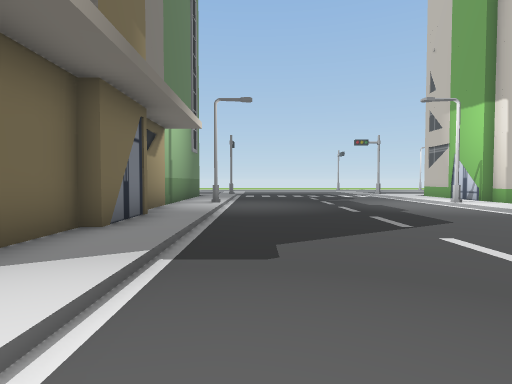
[1] (above)

24 first-person views from a walk through a 3-D level made in the Unity game engine. The camera is 1.5 m above the floor, tilts 2° down and sees 80° across. The floor is counted in squares, 2 m on a side. Each view is taken from the middle of a square. On the plan, view 1 faces up. The plan holds only what a view shows up to about 10 squares ahead; the rest is blank. The place goes on beyond the plan.

[2]
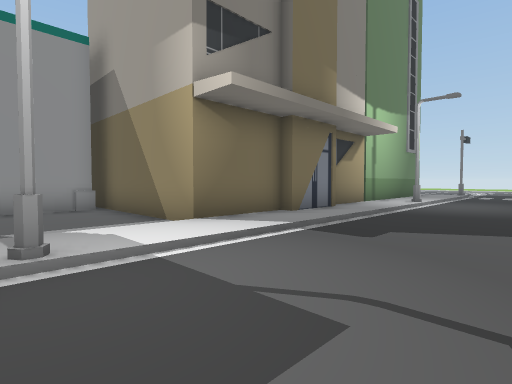

[3]
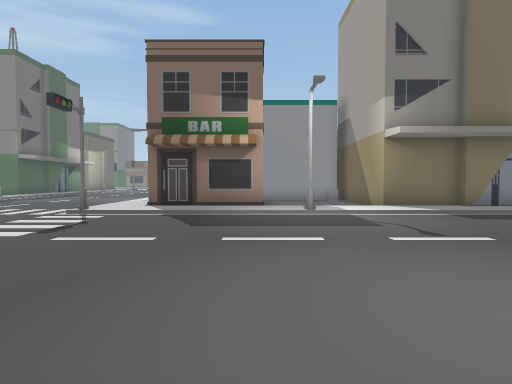

[4]
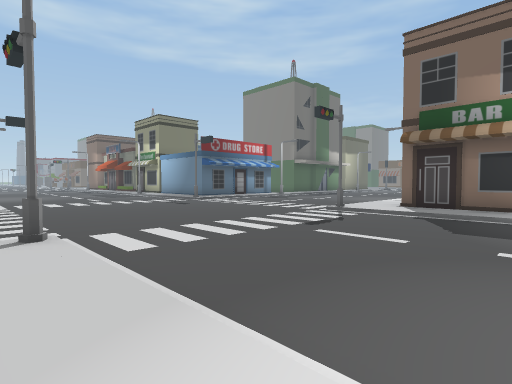

[5]
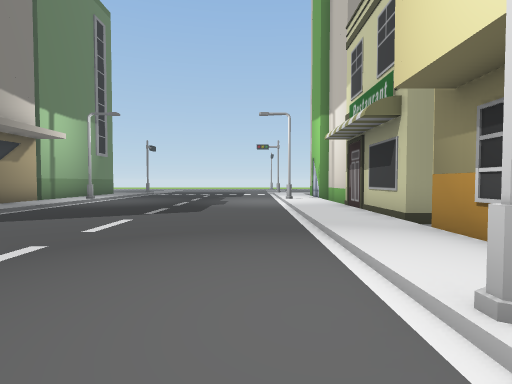

[6]
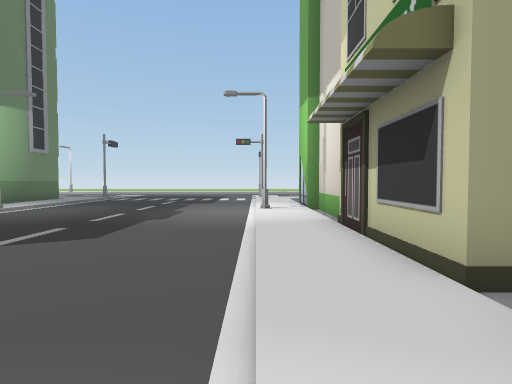

[7]
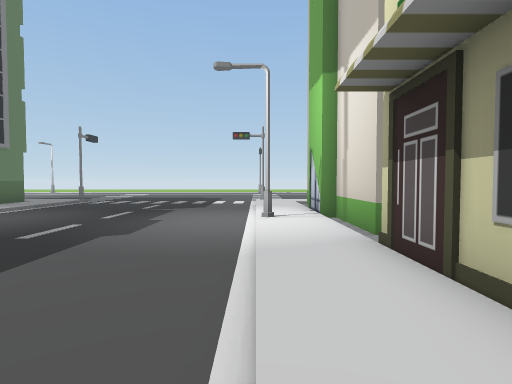

[8]
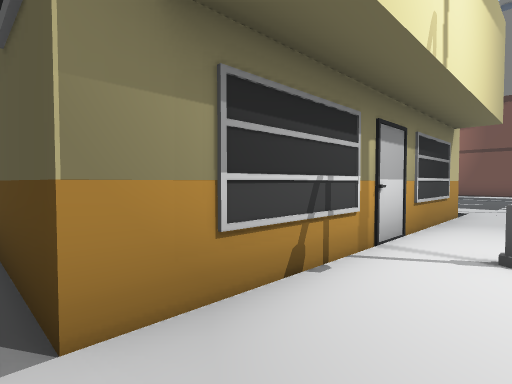

[9]
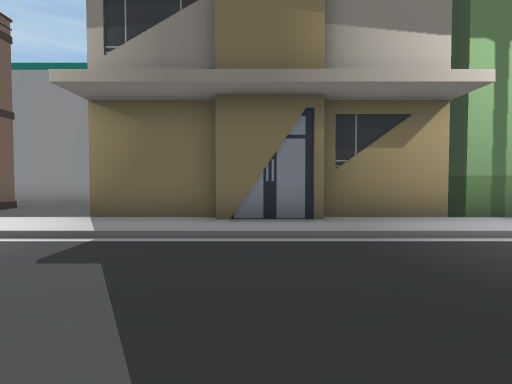

[10]
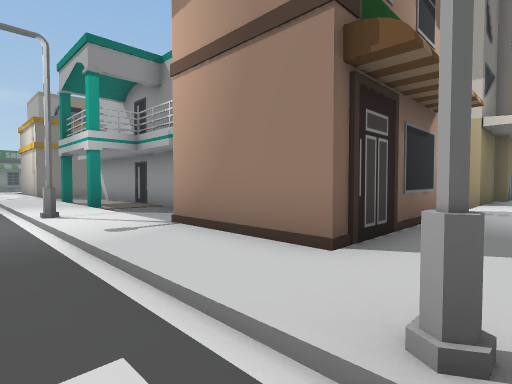

[11]
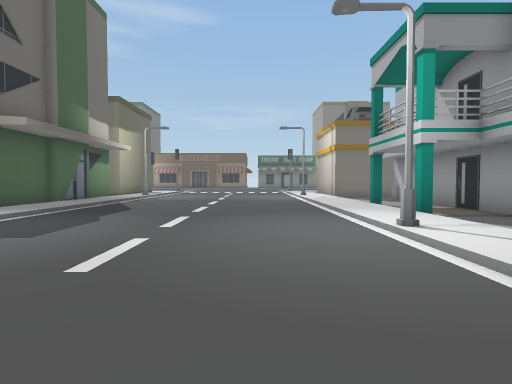

[12]
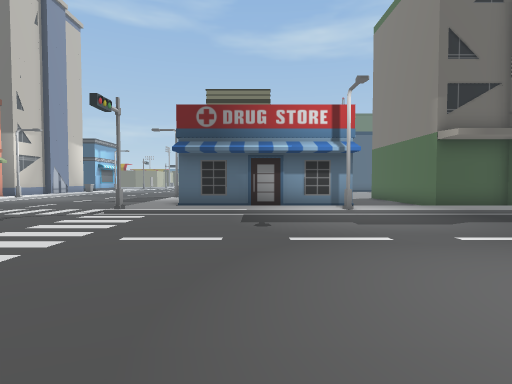

[13]
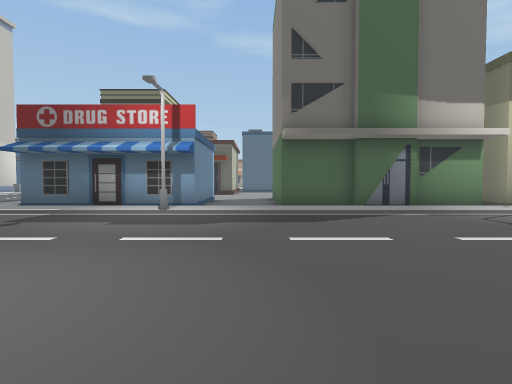

[14]
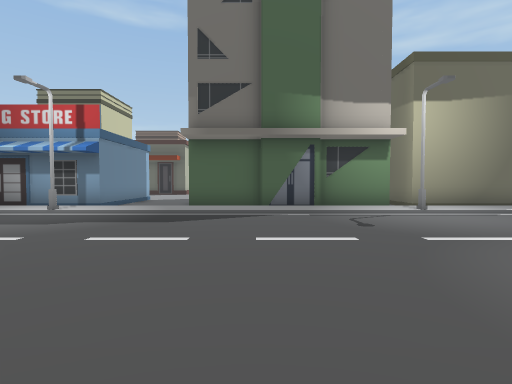

[15]
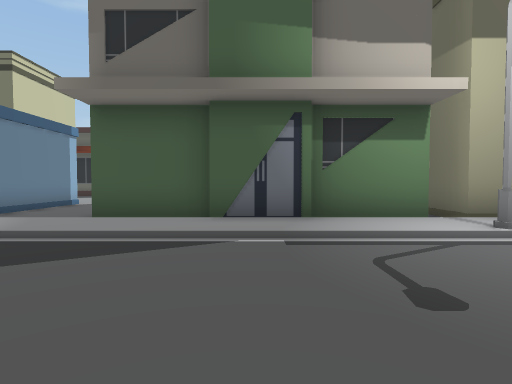

[16]
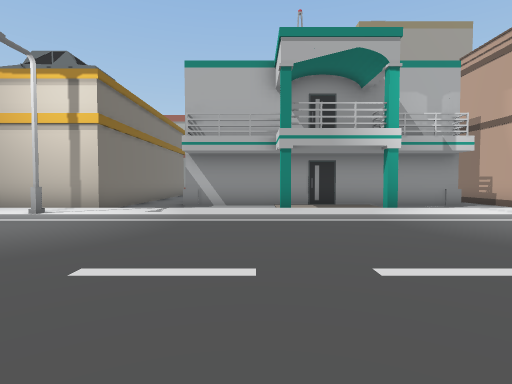

[17]
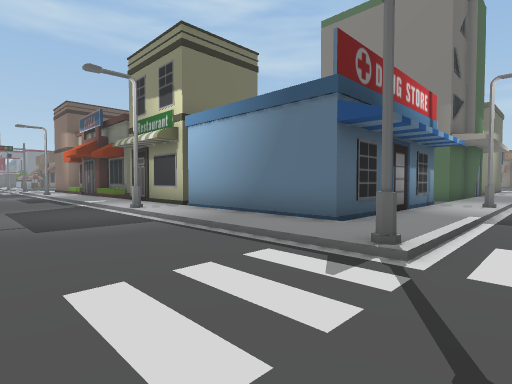

[18]
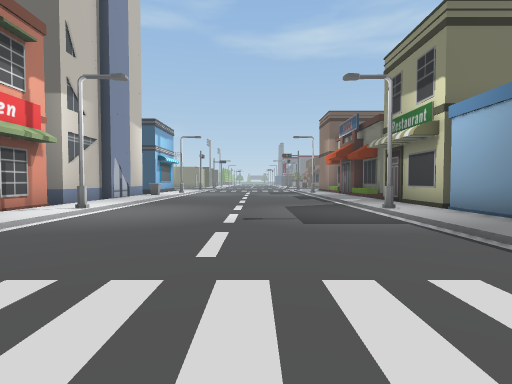

[19]
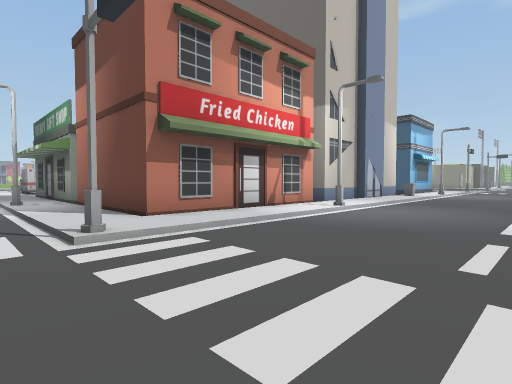

[20]
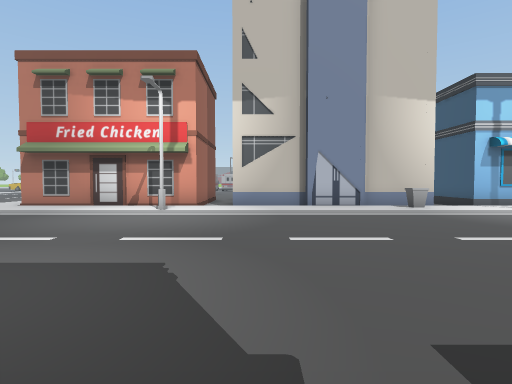

[21]
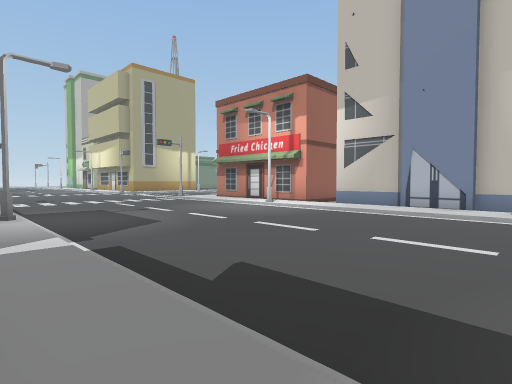

[22]
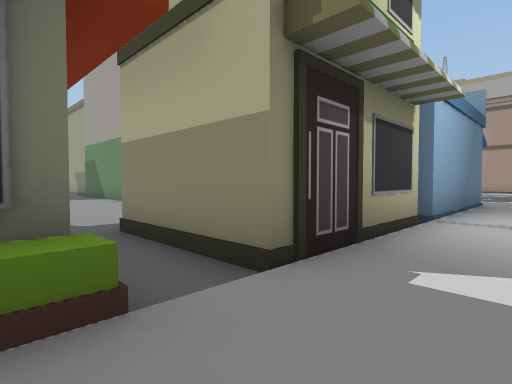

[23]
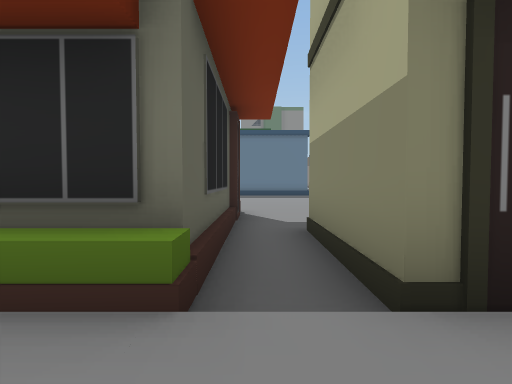

[24]
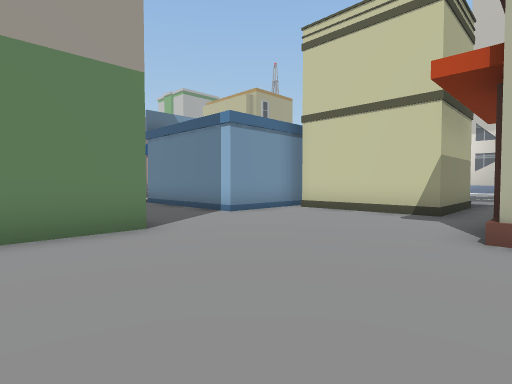

### Floor plan
Key: @ floor where view 1 was taken; # wall or solid block; . main floor; : floor 0.25 m higher than the main floor; / step, stairs or slope; B building; S streetlight; O other object.
Columns run from 17 left of view 1 to 9 right of it. Each row starts with its distance up from view 1.
 10               B:S......S:B
  9               B:/....../:B
  8               B:/....../:B
  7               B:/....../:B
  6               BB/....../:B
  5                B/....../:B
  4               B:/....../:B
  3               B:/....../:..
  2          BBBBBB:/....../:BB
  1           #....:/....../:B
  0           #....:/@...../:B
 -1           #....:S......S:B
 -2           #.###:/....../:B
 -3 B.#########.###:/....../:B
 -4 B...........###:/....../:B
 -5 B    #.#....###:/....../:B
 -6 ::::::::::::::::/....../::
 -7 S/////////S/////#......#//
 -8 ..........................
 -9 ..........................
-10 ................. ......
-11 .................  .....
-12 ..................  ....
-13 .........................
-14 S/////////S/////#......#///
-15 ::::::::::::::::/....../:::
-16 BBBBBBB  ######:/....../:##
-17        ..#    #:/....../:#
-18        ..#    #:/....../:#
-19        ..#    #:/....../:#
-20        ..######:S......S:#
-21     BBB.....BBB:/....../:#
-22     ........B B:/....../:BB
-23     ........B B:/....../:B
-24     ........BBB:/....../:B
-25     ...........:/....../:B
-26     .....BBBBBB:/....../:B
-27               B:/....../:B
-28                :/....../OB

Positions as (right, up) in squares from view 1, and headings:
1: (0, 0), facing up
2: (2, -1), facing up-left
3: (7, -2), facing left
4: (7, -2), facing down-left
5: (5, -2), facing up
6: (6, 1), facing up
7: (6, 3), facing up
8: (6, 3), facing down-right
9: (3, 5), facing left
10: (-1, -8), facing up-left
11: (-3, -9), facing left
12: (-5, -6), facing down
13: (-10, -6), facing down
14: (-13, -6), facing down
15: (-14, -10), facing down
16: (-13, -13), facing up
17: (2, -13), facing down-left
18: (2, -13), facing down
19: (2, -13), facing down-right
20: (-2, -23), facing right
21: (-2, -28), facing up-right
22: (-1, -26), facing up-left
23: (-1, -25), facing left
24: (-13, -26), facing up-right
